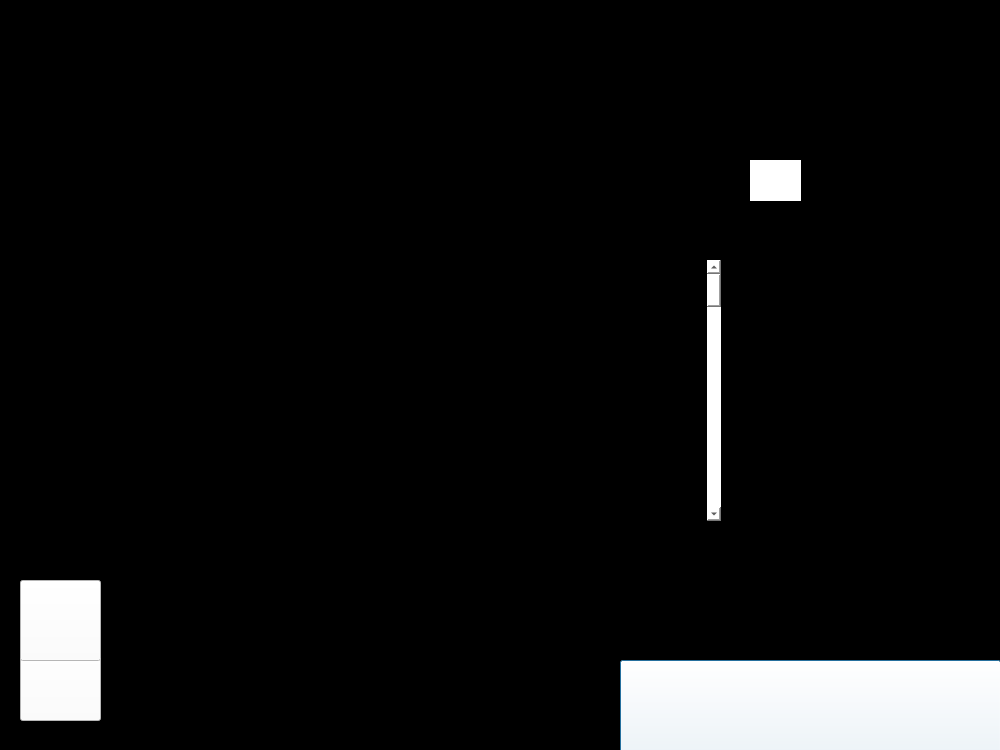
<?xml version="1.0" encoding="UTF-8"?>
<ui version="4.0">
 <class>gameWindow</class>
 <widget class="QDialog" name="gameWindow">
  <property name="geometry">
   <rect>
    <x>0</x>
    <y>0</y>
    <width>1000</width>
    <height>750</height>
   </rect>
  </property>
  <property name="windowTitle">
   <string>Dialog</string>
  </property>
  <property name="styleSheet">
   <string notr="true">background-color: rgb(255, 255, 255);

</string>
  </property>
  <widget class="QLabel" name="label">
   <property name="enabled">
    <bool>true</bool>
   </property>
   <property name="geometry">
    <rect>
     <x>0</x>
     <y>0</y>
     <width>1000</width>
     <height>750</height>
    </rect>
   </property>
   <property name="styleSheet">
    <string notr="true">background-color: rgb(0, 0, 0);
background-image: url(:/images/splashBG.jpg);</string>
   </property>
   <property name="text">
    <string/>
   </property>
  </widget>
  <widget class="QPushButton" name="pushButton_PVP">
   <property name="geometry">
    <rect>
     <x>620</x>
     <y>660</y>
     <width>381</width>
     <height>131</height>
    </rect>
   </property>
   <property name="text">
    <string/>
   </property>
  </widget>
  <widget class="QPushButton" name="pushButton_HTP">
   <property name="geometry">
    <rect>
     <x>20</x>
     <y>640</y>
     <width>81</width>
     <height>81</height>
    </rect>
   </property>
   <property name="toolTip">
    <string>&lt;html&gt;&lt;head/&gt;&lt;body&gt;&lt;p&gt;&lt;span style=&quot; font-size:11pt; text-decoration: underline;&quot;&gt;how to play&lt;/span&gt;&lt;/p&gt;&lt;p&gt;&lt;span style=&quot; font-size:11pt; text-decoration: underline;&quot;&gt;work in progress&lt;/span&gt;&lt;/p&gt;&lt;p&gt;&lt;span style=&quot; font-size:11pt; text-decoration: underline;&quot;&gt;color:black;&lt;br/&gt;&lt;/span&gt;&lt;/p&gt;&lt;/body&gt;&lt;/html&gt;</string>
   </property>
   <property name="styleSheet">
    <string notr="true"/>
   </property>
   <property name="text">
    <string/>
   </property>
  </widget>
  <widget class="QPushButton" name="pushButton_agents">
   <property name="geometry">
    <rect>
     <x>20</x>
     <y>580</y>
     <width>81</width>
     <height>81</height>
    </rect>
   </property>
   <property name="styleSheet">
    <string notr="true"/>
   </property>
   <property name="text">
    <string/>
   </property>
  </widget>
  <widget class="QLabel" name="label_scroll">
   <property name="geometry">
    <rect>
     <x>-220</x>
     <y>40</y>
     <width>1441</width>
     <height>700</height>
    </rect>
   </property>
   <property name="styleSheet">
    <string notr="true">image: url(:/images/scroll.png);
background: transparent;
border:transparent;</string>
   </property>
   <property name="text">
    <string/>
   </property>
  </widget>
  <widget class="QPushButton" name="pushButton_X">
   <property name="geometry">
    <rect>
     <x>750</x>
     <y>160</y>
     <width>51</width>
     <height>41</height>
    </rect>
   </property>
   <property name="styleSheet">
    <string notr="true">backgreound:transoarent;
border: transparent;</string>
   </property>
   <property name="text">
    <string/>
   </property>
  </widget>
  <widget class="QScrollArea" name="scrollArea_2">
   <property name="geometry">
    <rect>
     <x>290</x>
     <y>260</y>
     <width>431</width>
     <height>261</height>
    </rect>
   </property>
   <property name="minimumSize">
    <size>
     <width>0</width>
     <height>0</height>
    </size>
   </property>
   <property name="styleSheet">
    <string notr="true">background:transparent;
border: transparent;</string>
   </property>
   <property name="widgetResizable">
    <bool>true</bool>
   </property>
   <widget class="QWidget" name="scrollAreaWidgetContents_2">
    <property name="geometry">
     <rect>
      <x>0</x>
      <y>0</y>
      <width>414</width>
      <height>1800</height>
     </rect>
    </property>
    <property name="minimumSize">
     <size>
      <width>0</width>
      <height>1800</height>
     </size>
    </property>
    <widget class="QLabel" name="label_info">
     <property name="geometry">
      <rect>
       <x>0</x>
       <y>0</y>
       <width>441</width>
       <height>2360</height>
      </rect>
     </property>
     <property name="minimumSize">
      <size>
       <width>0</width>
       <height>260</height>
      </size>
     </property>
     <property name="styleSheet">
      <string notr="true">background:transparent;
border:transparent;
color:black;</string>
     </property>
     <property name="text">
      <string/>
     </property>
    </widget>
   </widget>
  </widget>
  <widget class="QGroupBox" name="groupBox">
   <property name="geometry">
    <rect>
     <x>30</x>
     <y>40</y>
     <width>451</width>
     <height>401</height>
    </rect>
   </property>
   <property name="styleSheet">
    <string notr="true">background:transparent;
border:transparent;
image: url(:/images/scroll.png);
</string>
   </property>
   <property name="title">
    <string/>
   </property>
  </widget>
 </widget>
 <resources/>
 <connections/>
</ui>
